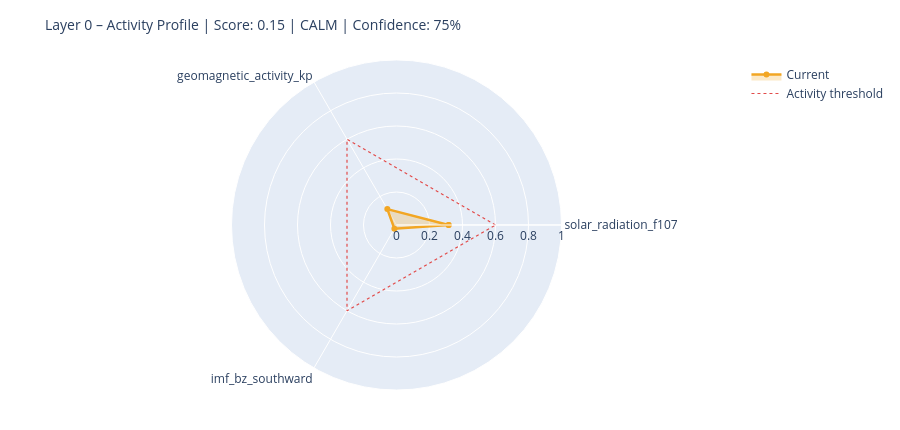

Notebook cell for this chart:
### Markdown cell above
---
## 6. State Assessment & Handoff to Layer 1

### Code cell
# ============================================================
# STEP 1 – Collect raw values with source modes
# Mode: 'primary' | 'fallback_3h' | 'last_valid' | 'missing'
# ============================================================

def safe_last(df, col):
    if df is None or col not in df.columns: return None
    s = df[col].dropna()
    return float(s.iloc[-1]) if not s.empty else None

f107_now = safe_last(df_f107, 'f10.7')
bz_now   = safe_last(df_mag,  'bz_gsm')
kp_now   = safe_last(df_kp,   'kp')
sw_now   = safe_last(df_sw,   'speed')

source_modes = {
    'F10.7':    'primary'  if f107_now is not None else 'missing',
    'Kp':       'primary'  if kp_now   is not None else 'missing',
    'IMF_Bz':   'primary'  if bz_now   is not None else 'missing',
    'SW_speed': 'primary'  if sw_now   is not None else 'missing',
}

# Kp Fallback – 3h endpoint
if kp_now is None:
    try:
        r = requests.get(
            'https://services.swpc.noaa.gov/json/noaa-planetary-k-index.json',
            timeout=10)
        r.raise_for_status()
        fb = pd.DataFrame(r.json())
        tc = next((c for c in fb.columns if 'time' in c.lower()), fb.columns[0])
        kc = next((c for c in fb.columns if 'kp' in c.lower() and c != tc), None)
        if kc:
            fb[kc] = fb[kc].astype(str).str.extract(r'([0-9]+(?:\.[0-9]*)?)')[0]
            fb[kc] = pd.to_numeric(fb[kc], errors='coerce')
            fb = fb[fb[kc] >= 0].dropna(subset=[kc])
            if not fb.empty:
                kp_now = float(fb[kc].iloc[-1])
                source_modes['Kp'] = 'fallback_3h'
                print(f'  Kp fallback (3h): {kp_now:.1f}')
    except Exception as e:
        print(f'  Kp fallback failed: {e}')

# Solar Wind Fallback – last valid value
if sw_now is None and df_sw is not None and 'speed' in df_sw.columns:
    s = df_sw['speed'].dropna()
    if not s.empty:
        sw_now = float(s.iloc[-1])
        source_modes['SW_speed'] = 'last_valid'
        print(f'  SW fallback (last_valid): {sw_now:.0f} km/s')

print()
print('Source modes:', source_modes)

# ============================================================
# STEP 2 – Score from available components only
# ============================================================

def norm(v, lo, hi):
    if v is None: return None
    return max(0.0, min(1.0, (v - lo) / (hi - lo)))

COMPONENTS = {
    'solar_radiation_f107':    (f107_now, norm(f107_now, 60, 250)),
    'geomagnetic_activity_kp': (kp_now,   norm(kp_now,   0,   9)),
    'imf_bz_southward':        (bz_now,   norm(-(bz_now or 0) if bz_now else None, -5, 30)
                                           if bz_now is not None else None),
    'solar_wind_speed':        (sw_now,   norm(sw_now, 300, 800)),
}

available   = {k: v[1] for k, v in COMPONENTS.items() if v[1] is not None}
unavailable = [k for k, v in COMPONENTS.items() if v[1] is None]

layer0_score = round(sum(available.values()) / len(available), 4) if available else None
confidence   = round(len(available) / len(COMPONENTS), 2)

level = ('unknown'  if layer0_score is None
         else 'calm'     if layer0_score < 0.3
         else 'moderate' if layer0_score < 0.6
         else 'active')

# ============================================================
# STEP 3 – Dominant Driver
# ============================================================

def dominant_driver(kp, f107, bz, sw):
    candidates = []
    if kp   is not None and kp   >= 4:   candidates.append(('geomagnetic',    kp / 9))
    if sw   is not None and sw   >= 500:  candidates.append(('solar_wind',     sw / 800))
    if bz   is not None and bz   <= -5:   candidates.append(('imf_southward',  abs(bz) / 30))
    if f107 is not None and f107 >= 150:  candidates.append(('solar_radiation',f107 / 250))
    return max(candidates, key=lambda x: x[1])[0] if candidates else 'none'

driver = dominant_driver(kp_now, f107_now, bz_now, sw_now)

# ============================================================
# STEP 4 – Downstream expectations
# ============================================================

def downstream_expectation(driver, score, kp, bz, f107):
    exp = {
        'magnetosphere':        'calm',
        'ionosphere':           'calm',
        'schumann_resonance':   'unchanged',
        'lithosphere_currents': 'low',
    }
    if driver == 'geomagnetic' or (kp and kp >= 5):
        exp['magnetosphere']        = 'compressed / storm'
        exp['ionosphere']           = 'elevated disturbance (TEC variability)'
        exp['schumann_resonance']   = 'elevated amplitude possible'
        exp['lithosphere_currents'] = 'elevated induction currents'
    elif driver == 'imf_southward' or (bz and bz <= -5):
        exp['magnetosphere']        = 'energy coupling active'
        exp['ionosphere']           = 'elevated electron density possible'
        exp['schumann_resonance']   = 'slight modulation possible'
    elif driver == 'solar_radiation' or (f107 and f107 >= 150):
        exp['ionosphere']           = 'elevated ionization (F-layer)'
        exp['schumann_resonance']   = 'slightly elevated background activity'
    return exp

downstream = downstream_expectation(driver, layer0_score, kp_now, bz_now, f107_now)

# ============================================================
# CONSOLE OUTPUT
# ============================================================

W = 58
print('=' * W)
print('LAYER 0 – STATE ASSESSMENT')
print('=' * W)
for name, (raw_v, score_v) in COMPONENTS.items():
    if score_v is not None:
        bar = '█' * int(score_v * 20) + '░' * (20 - int(score_v * 20))
        print(f'  {name:<35}  {bar}  {score_v:.2f}')
    else:
        print(f'  {name:<35}  {"─" * 20}  n/a')
print('-' * W)
print(f'  Score ({len(available)}/{len(COMPONENTS)} components):  {layer0_score:.3f}')
print(f'  Confidence:         {confidence:.0%}')
print(f'  Level:              {level.upper()}')
print(f'  Dominant Driver:    {driver}')

# Radar chart
cats = list(available.keys())
vals = list(available.values())
if len(cats) >= 3:
    fig = go.Figure()
    fig.add_trace(go.Scatterpolar(
        r=vals + [vals[0]], theta=cats + [cats[0]],
        fill='toself', fillcolor='rgba(242,166,35,0.25)',
        line=dict(color='#F2A623', width=2.5), name='Current'
    ))
    fig.add_trace(go.Scatterpolar(
        r=[0.6] * (len(cats) + 1), theta=cats + [cats[0]],
        line=dict(color='#E24B4A', dash='dot', width=1.2),
        mode='lines', name='Activity threshold'
    ))
    fig.update_layout(
        title=dict(text=f'Layer 0 – Activity Profile | Score: {layer0_score:.2f} | {level.upper()} | Confidence: {confidence:.0%}',
                   font=dict(size=14)),
        polar=dict(radialaxis=dict(visible=True, range=[0, 1])),
        height=430, showlegend=True,
        margin=dict(l=60, r=60, t=60, b=40)
    )
    fig.show()

### Figure 1 — Plotly figure (JSON) as saved in the notebook; plotly's stock layout.template omitted (floating-point values rounded to 4 significant figures)
{"data": [{"fill": "toself", "fillcolor": "rgba(242,166,35,0.25)", "line": {"color": "#F2A623", "width": 2.5}, "name": "Current", "r": [0.3158, 0.1111, 0.02543, 0.3158], "theta": ["solar_radiation_f107", "geomagnetic_activity_kp", "imf_bz_southward", "solar_radiation_f107"], "type": "scatterpolar"}, {"line": {"color": "#E24B4A", "dash": "dot", "width": 1.2}, "mode": "lines", "name": "Activity threshold", "r": [0.6, 0.6, 0.6, 0.6], "theta": ["solar_radiation_f107", "geomagnetic_activity_kp", "imf_bz_southward", "solar_radiation_f107"], "type": "scatterpolar"}], "layout": {"height": 430, "margin": {"b": 40, "l": 60, "r": 60, "t": 60}, "polar": {"radialaxis": {"range": [0, 1], "visible": true}}, "showlegend": true, "title": {"font": {"size": 14}, "text": "Layer 0 – Activity Profile | Score: 0.15 | CALM | Confidence: 75%"}}}
